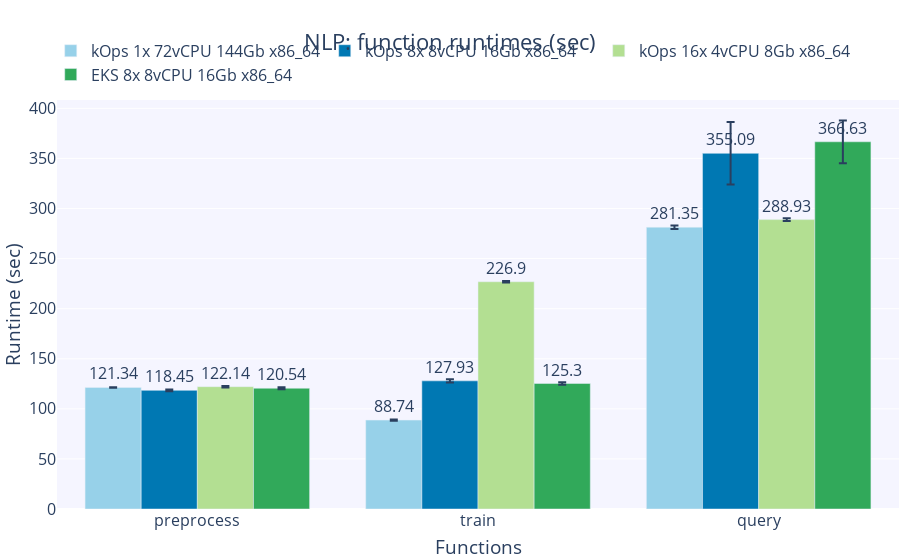

Notebook cell for this chart:
### Code cell
fig = create_figure('NLP: function runtimes (sec)', 'Functions', 'Runtime (sec)')

for i, k in enumerate(clusters):
    y_data=[nlp_df[k][m]['runtime'].mean()/1000 for m in methods]
    fig.add_trace(
        go.Bar(
            x = methods,
            y = y_data,
            error_y=dict(
                type='data',
                symmetric=True,
                array=[nlp_df[k][m]['runtime'].sem()/1000 for m in methods]
            ),
            name = k,
            text=[round(v, 2) for v in y_data],
            textposition='outside',
            # mode='markers',
            # marker=dict(size=10),
            marker_color=colorPallet[i]
        )
    )

fig.show()
write_image(fig, 'nlp_runtime_bar.png')

### Figure 1 — Plotly figure (JSON) as saved in the notebook; plotly's stock layout.template omitted (floating-point values rounded to 4 significant figures)
{"data": [{"error_y": {"array": [0.2425, 0.7095, 1.799], "symmetric": true, "type": "data"}, "marker": {"color": "rgba(151, 209, 233, 255)"}, "name": "kOps 1x 72vCPU 144Gb x86_64", "text": ["121.34", "88.74", "281.35"], "textposition": "outside", "type": "bar", "x": ["preprocess", "train", "query"], "y": [121.3, 88.74, 281.3]}, {"error_y": {"array": [0.8606, 1.665, 31.19], "symmetric": true, "type": "data"}, "marker": {"color": "rgba(0, 120, 179, 255)"}, "name": "kOps 8x 8vCPU 16Gb x86_64", "text": ["118.45", "127.93", "355.09"], "textposition": "outside", "type": "bar", "x": ["preprocess", "train", "query"], "y": [118.5, 127.9, 355.1]}, {"error_y": {"array": [0.7323, 0.8151, 1.388], "symmetric": true, "type": "data"}, "marker": {"color": "rgba(179, 223, 146, 255)"}, "name": "kOps 16x 4vCPU 8Gb x86_64", "text": ["122.14", "226.9", "288.93"], "textposition": "outside", "type": "bar", "x": ["preprocess", "train", "query"], "y": [122.1, 226.9, 288.9]}, {"error_y": {"array": [0.9047, 1.17, 21.31], "symmetric": true, "type": "data"}, "marker": {"color": "rgba(49, 169, 90, 255)"}, "name": "EKS 8x 8vCPU 16Gb x86_64", "text": ["120.54", "125.3", "366.63"], "textposition": "outside", "type": "bar", "x": ["preprocess", "train", "query"], "y": [120.5, 125.3, 366.6]}], "layout": {"autosize": true, "font": {"size": 16}, "legend": {"orientation": "h", "x": 0.47, "xanchor": "center", "y": 1.02, "yanchor": "bottom"}, "margin": {"autoexpand": true, "b": 1, "l": 1, "r": 1}, "plot_bgcolor": "rgba(245,245,255,255)", "title": {"text": "NLP: function runtimes (sec)", "x": 0.5, "xanchor": "center"}, "xaxis": {"autorange": true, "range": [-0.5, 2.5], "title": {"text": "Functions"}, "type": "category"}, "yaxis": {"autorange": true, "range": [0, 408.4], "title": {"text": "Runtime (sec)"}, "type": "linear"}}}
